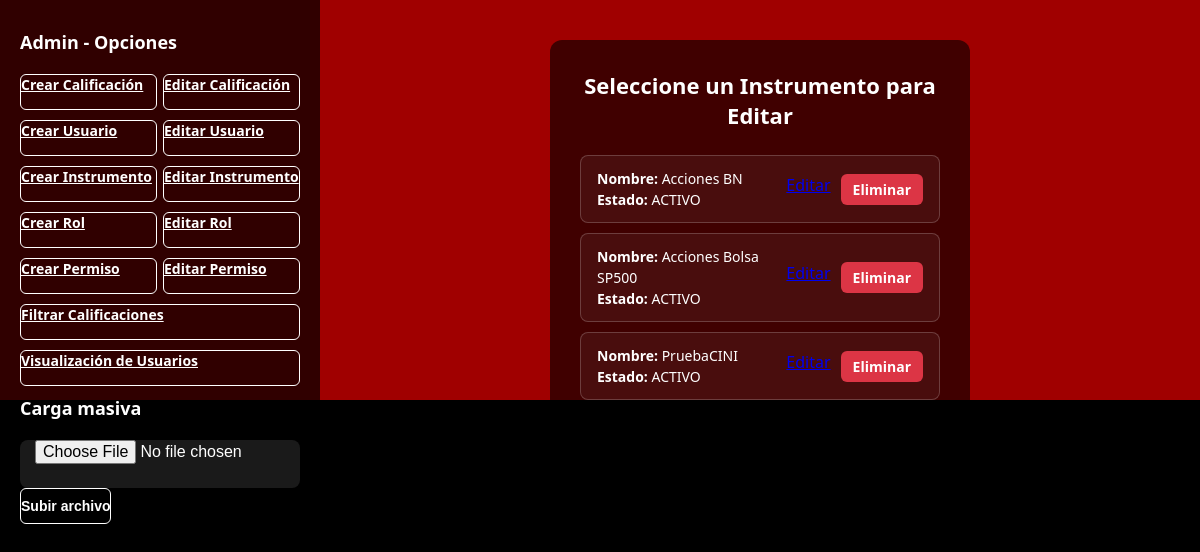
Page /inicioAdmin/?seccion=instrumento&accion=editar (signed in) on the committed database.
### Miapp/models.py (models this page shows, shortened)
class InstrumentoNI(models.Model):
    id_instru = models.AutoField(primary_key=True)
    nombre = models.CharField(max_length=255)
    regla_es = models.TextField()
    estado = models.CharField(max_length=50)

### MC/views.py (the view)
# urls.py: path('inicioAdmin/', views.inicioAdmin, name='inicioAdmin'),
@login_required
def inicioAdmin(request):
    instrumentos   = InstrumentoNI.objects.filter(estado='ACTIVO')
    roles          = Rol.objects.all()
    usuarios       = Usuario.objects.select_related('user_auth', 'rol_id').filter(activo='S')
    calificaciones = Calificacion.objects.filter(estado='ACTIVO')
    permisos       = Permiso.objects.all()
    seccion = request.GET.get('seccion')
    accion  = request.GET.get('accion')
    obj_id  = request.GET.get('obj_id')
    obj = None
    if seccion == 'calificacion' and accion == 'editar' and obj_id:
        obj = Calificacion.objects.select_related('instrumento').get(calid=obj_id)
    elif seccion == 'usuario' and accion == 'editar' and obj_id:
        obj = Usuario.objects.select_related('rol_id').get(id_usuario=obj_id)
    elif seccion == 'instrumento' and accion == 'editar' and obj_id:
        obj = InstrumentoNI.objects.get(id_instru=obj_id)
    elif seccion == 'rol' and accion == 'editar' and obj_id:
        obj = Rol.objects.get(id_rol=obj_id)
    elif seccion == 'permiso' and accion == 'editar' and obj_id:
        obj = Permiso.objects.get(id_permiso=obj_id)
    return render(request, 'inicioAdmin.html', {
        'instrumentos':   instrumentos,
        'roles':          roles,
        'usuarios':       usuarios,
        'calificaciones': calificaciones,
        'permisos':       permisos,
        'seccion':        seccion,
        'accion':         accion,
        'obj':            obj,
        'obj_id':         obj_id,
    })

### Miapp/back.py (called while the page is built)
    def get_user(self, user_id):
        try:
            return User.objects.get(pk=user_id)
        except User.DoesNotExist:
            return None

### MC/templates/inicioAdmin.html (shortened to what this page needs)
<html lang="es">
<head>
</head>
<body>
<div class="left-box">
  <h3>Admin - Opciones</h3>
  <div class="btn-group">
    <a href="?seccion=calificacion&accion=crear" class="btn btn-outline-light">Crear Calificación</a>
    <a href="?seccion=calificacion&accion=editar" class="btn btn-outline-light">Editar Calificación</a>
  </div>
  <div class="btn-group">
    <a href="?seccion=usuario&accion=crear" class="btn btn-outline-light">Crear Usuario</a>
    <a href="?seccion=usuario&accion=editar" class="btn btn-outline-light">Editar Usuario</a>
  </div>
  <div class="btn-group">
    <a href="?seccion=instrumento&accion=crear" class="btn btn-outline-light">Crear Instrumento</a>
    <a href="?seccion=instrumento&accion=editar" class="btn btn-outline-light">Editar Instrumento</a>
  </div>
  <div class="btn-group">
    <a href="?seccion=rol&accion=crear" class="btn btn-outline-light">Crear Rol</a>
    <a href="?seccion=rol&accion=editar" class="btn btn-outline-light">Editar Rol</a>
  </div>
  <div class="btn-group">
    <a href="?seccion=permiso&accion=crear" class="btn btn-outline-light">Crear Permiso</a>
    <a href="?seccion=permiso&accion=editar" class="btn btn-outline-light">Editar Permiso</a>
  </div>
  <div class="btn-group">
    <a href="?seccion=filtrar" class="btn btn-outline-light">Filtrar Calificaciones</a>
  </div>
  <div class="btn-group">
    <a href="{% url 'visualizar_usuarios' %}" class="btn btn-outline-light">Visualización de Usuarios</a>
  </div>
  <h3 class="mt-4">Carga masiva</h3>
  <form method="post" action="{% url 'carga_masiva' %}" enctype="multipart/form-data">
    <input type="file" name="archivo" accept=".json,.csv" required>
    <button type="submit" class="btn btn-outline-light mt-2">Subir archivo</button>
  </form>
</div>
<div class="right-box">
  {% if seccion == 'calificacion' and accion == 'crear' %}
    <div class="card">
      <h2>Crear Calificación</h2>
      <form method="post" action="{% url 'guardar_calificacion' %}">
        {% csrf_token %}
        <label>Monto ($)</label>
        <input type="number" step="0.01" name="monto" required>
        <label>Factor (%)</label>
        <input type="number" step="0.01" name="factor" required>
        <label>Período</label>
        <input type="month" name="periodo" required>
        <label>Instrumento</label>
        <select name="instrumento" required>
          <option value="">-- Seleccione --</option>
          {% for i in instrumentos %}
            <option value="{{ i.id_instru }}">{{ i.nombre }}</option>
          {% endfor %}
        </select>
        <button type="submit" class="btn-success mt-3">Crear Calificación</button>
      </form>
    </div>
  {% elif seccion == 'instrumento' and accion == 'editar' and not obj_id %}
    <div class="card">
      <h2>Seleccione un Instrumento para Editar</h2>
      <div class="sql-table">
        {% for i in instrumentos %}
          <div class="sql-row">
            <div class="sql-cell">
              <strong>Nombre:</strong> {{ i.nombre }}<br>
              <strong>Estado:</strong> {{ i.estado }}
            </div>
            <div class="sql-action">
              <a class="btn-edit" href="?seccion=instrumento&accion=editar&obj_id={{ i.id_instru }}">Editar</a>
              <a class="btn-danger" href="{% url 'eliminar_instrumento' i.id_instru %}" onclick="return confirm('¿Estás seguro de eliminar este instrumento?')">Eliminar</a>
            </div>
          </div>
        {% endfor %}
      </div>
    </div>
  {% endif %}
</div>
</body>
</html>

### MC/templates/inicioAdmin.html (style rules this page uses)
* { margin:0;padding:0;box-sizing:border-box; }
html,body { height:100%; }
body { display:flex; background:linear-gradient(to bottom,#a00000 50%,#000 50%); font-family:'Segoe UI',Tahoma,Geneva,Verdana,sans-serif; }
.left-box { width:320px;height:100vh; background:rgba(0,0,0,.7); color:#fff; padding:30px 20px; display:flex; flex-direction:column; gap:10px; }
.left-box h3 { font-size:18px;margin-bottom:10px; }
.btn-group { display:flex;gap:6px; }
.btn { flex:1;height:36px;border:none;border-radius:6px; font-size:14px;font-weight:bold;cursor:pointer; }
.btn-outline-light { background:transparent;color:#fff;border:1px solid #fff; }
.right-box { flex:1;display:flex;align-items:flex-start;justify-content:center; padding:40px 20px; }
.card { width:90%;max-width:420px; background:rgba(0,0,0,.6); border-radius:12px;padding:30px; color:#fff;display:flex;flex-direction:column;gap:15px; }
.card h2 { font-size:22px;text-align:center;margin-bottom:10px; }
input,select,textarea { width:100%;height:48px;border:none;border-radius:8px; padding:0 15px;font-size:16px; background:rgba(255,255,255,.1);color:#fff;outline:none; }
input::placeholder { color:#ccc; }
.btn-danger { background-color: #dc3545; color: #fff; padding: 6px 12px; border-radius: 6px; text-decoration: none; font-weight: bold; font-size: 14px; }
.sql-table { display: flex; flex-direction: column; gap: 10px; }
.sql-row { display: flex; justify-content: space-between; align-items: center; background: rgba(255, 255, 255, 0.05); border: 1px solid rgba(255, 255, 255, 0.2); border-radius: 8px; padding: 12px 16px; transition: background 0.3s ease; }
.sql-cell { flex: 1; font-size: 14px; line-height: 1.5; }
.sql-action { display: flex; gap: 10px; }

### rows in the picture
InstrumentoNI: nombre "Acciones BN", estado "ACTIVO"
InstrumentoNI: nombre "Acciones Bolsa SP500", estado "ACTIVO"
InstrumentoNI: nombre "PruebaCINI", estado "ACTIVO"
